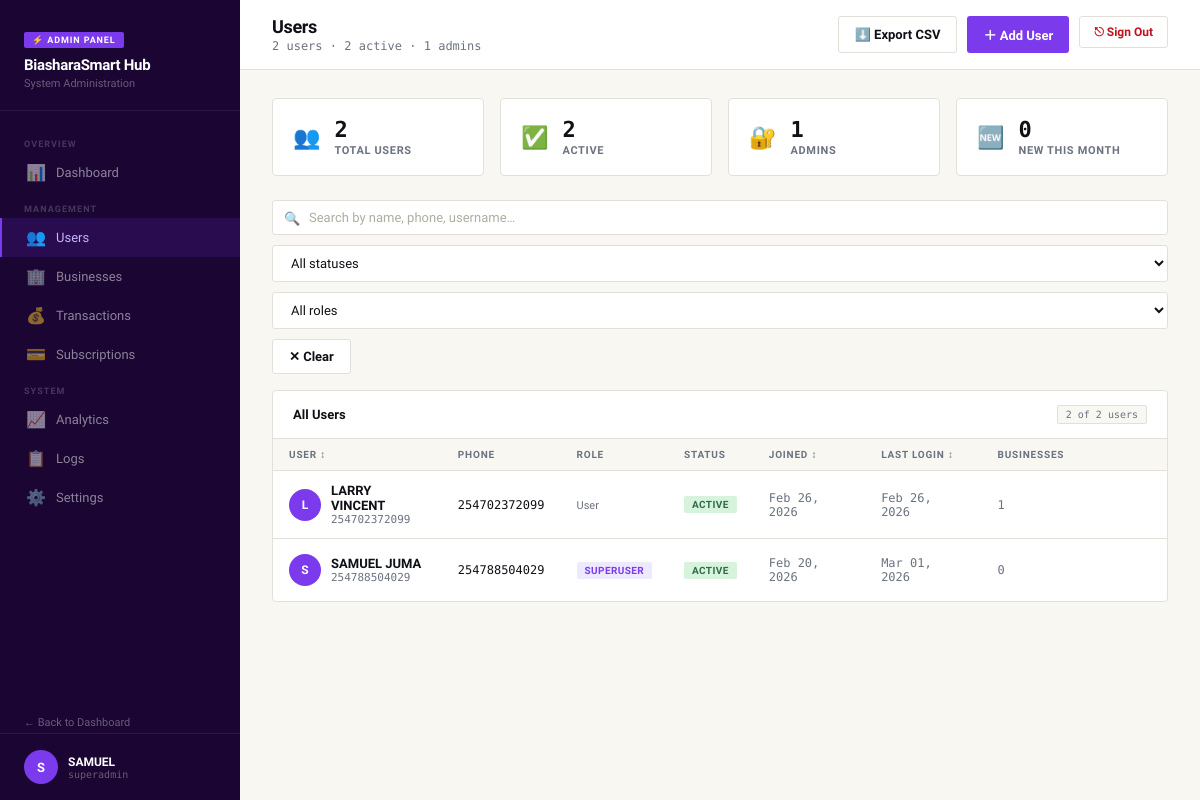
Page /admin-panel/users/ (signed in) on the earlier database version.
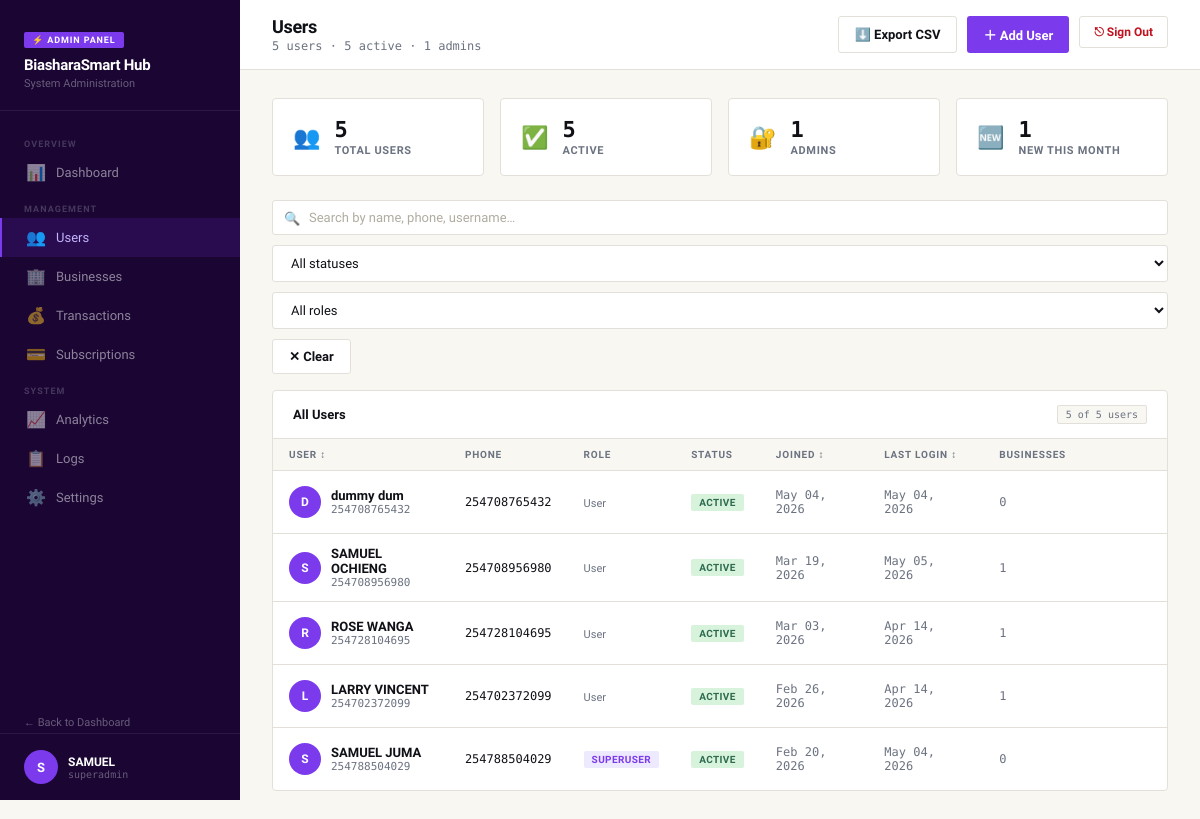
Same page on the later database version.
### accounts/models.py (models this page shows, shortened)
class User(AbstractUser):
    phone_number = models.CharField(max_length=15, unique=True)
    email = models.EmailField(unique=True, blank=True, null=True)
    is_phone_verified = models.BooleanField(default=False)
    otp_secret = models.CharField(max_length=32, blank=True)
    created_at = models.DateTimeField(auto_now_add=True)
    updated_at = models.DateTimeField(auto_now=True)
    has_seen_onboarding = models.BooleanField(default=False)
    USER_TYPE_CHOICES = (
        ('owner', 'Business Owner'),
        ('staff', 'Staff Member'),
    )
    user_type = models.CharField(max_length=10, choices=USER_TYPE_CHOICES, default='owner')
    SUBSCRIPTION_CHOICES = [
        ('free', 'Free'),
        ('pro', 'Pro'),
        ('enterprise', 'Enterprise'),
    ]
    subscription_plan   = models.CharField(max_length=20, choices=SUBSCRIPTION_CHOICES, default='free')
    subscription_status = models.CharField(max_length=20, default='active')
    subscription_end    = models.DateField(null=True, blank=True)
    USERNAME_FIELD = 'phone_number'
    REQUIRED_FIELDS = ['username', 'email']
    objects = UserManager()

### admin_panel/views.py (the view)
# urls.py: path('users/', staff_required(views.admin_users), name='admin-users'),
@login_required(login_url='/login/')
@staff_member_required(login_url='/login/')
def admin_users(request):
    from django.db.models import Count
    users = User.objects.all().annotate(
        businesses_count=Count('businesses', distinct=True)  # ← 'businesses' not 'business'
    ).order_by('-date_joined')
    now = timezone.now()
    this_month = users.filter(
        date_joined__year=now.year,
        date_joined__month=now.month
    ).count()
    return render(request, 'admin_panel/users.html', {
        'user': request.user,
        'all_users': users,
        'total_users': users.count(),
        'active_users': users.filter(is_active=True).count(),
        'admin_users': users.filter(is_staff=True).count(),
        'new_this_month': this_month,
    })

### admin_panel/templates/admin_panel/users.html (shortened to what this page needs)
<!DOCTYPE html>
<html lang="en">
<head>
</head>
<body>
<aside class="sidebar">
    <div class="sidebar-brand">
        <div class="brand-badge">⚡ Admin Panel</div>
        <div class="brand-name">BiasharaSmart Hub</div>
        <div class="brand-sub">System Administration</div>
    </div>
    <nav class="sidebar-nav">
        <div class="nav-section">Overview</div>
        <a class="nav-item" href="/admin-panel/"><span class="nav-icon">📊</span> Dashboard</a>
        <div class="nav-section">Management</div>
        <a class="nav-item active" href="/admin-panel/users/"><span class="nav-icon">👥</span> Users</a>
        <a class="nav-item" href="/admin-panel/businesses/"><span class="nav-icon">🏢</span> Businesses</a>
        <a class="nav-item" href="/admin-panel/transactions/"><span class="nav-icon">💰</span> Transactions</a>
        <a class="nav-item" href="/admin-panel/subscriptions/"><span class="nav-icon">💳</span> Subscriptions</a>
        <div class="nav-section">System</div>
        <a class="nav-item" href="/admin-panel/analytics/"><span class="nav-icon">📈</span> Analytics</a>
        <a class="nav-item" href="/admin-panel/logs/"><span class="nav-icon">📋</span> Logs</a>
        <a class="nav-item" href="/admin-panel/settings/"><span class="nav-icon">⚙️</span> Settings</a>
    </nav>
    <a class="back-link" href="/admin-panel/dashboard/">← Back to Dashboard</a>
    <div class="sidebar-footer">
        <div class="admin-pill">
            <div class="admin-avatar">{{ user.first_name|first|upper|default:"A" }}</div>
            <div class="admin-info">
                <div class="admin-name">{{ user.first_name|default:user.username }}</div>
                <div class="admin-role">superadmin</div>
            </div>
        </div>
    </div>
</aside>
<div class="main">
    <header class="topbar">
        <div class="topbar-left">
            <h2>Users</h2>
            <p id="topbarSub">Loading…</p>
        </div>
        <div class="topbar-right">
    <button class="btn btn-outline" onclick="exportCSV()">⬇️ Export CSV</button>
    <button class="btn btn-admin" onclick="openModal('addUserModal')">＋ Add User</button>
    <form method="post" action="/logout/">
        <button type="submit" style="
            display:inline-flex;align-items:center;gap:6px;
            padding:8px 14px;border-radius:3px;
            background:#fff;color:var(--error);
            border:1.5px solid var(--border);
            font-family:'Sora',sans-serif;font-size:12px;font-weight:600;
            cursor:pointer;transition:all 0.15s;"
            onmouseover="this.style.background='var(--error-pale)';this.style.borderColor='var(--error)';"
            onmouseout="this.style.background='#fff';this.style.borderColor='var(--border)';">
            ⎋ Sign Out
        </button>
    </form>
</div>
    </header>
    <div class="content">
        <div class="stats-row">
            <div class="stat-card">
                <div class="stat-icon">👥</div>
                <div><div class="stat-val" id="statTotal">{{ total_users }}</div><div class="stat-lbl">Total Users</div></div>
            </div>
            <div class="stat-card">
                <div class="stat-icon">✅</div>
                <div><div class="stat-val" id="statActive">{{ active_users }}</div><div class="stat-lbl">Active</div></div>
            </div>
            <div class="stat-card">
                <div class="stat-icon">🔐</div>
                <div><div class="stat-val" id="statAdmin">{{ admin_users }}</div><div class="stat-lbl">Admins</div></div>
            </div>
            <div class="stat-card">
                <div class="stat-icon">🆕</div>
                <div><div class="stat-val" id="statNew">{{ new_this_month }}</div><div class="stat-lbl">New This Month</div></div>
            </div>
        </div>
        <div class="toolbar">
            <div class="search-wrap">
                <span class="search-icon">🔍</span>
                <input type="text" id="searchInput" placeholder="Search by name, phone, username…" oninput="filterUsers()">
            </div>
            <select class="filter-select" id="statusFilter" onchange="filterUsers()">
                <option value="all">All statuses</option>
            </select>
            <select class="filter-select" id="roleFilter" onchange="filterUsers()">
                <option value="all">All roles</option>
            </select>
            <button class="btn btn-outline" onclick="clearFilters()">✕ Clear</button>
        </div>
        <div class="panel">
            <div class="panel-header">
                <h3>All Users</h3>
                <span class="panel-tag" id="userCount">Loading…</span>
            </div>
            <div style="overflow-x:auto;">
                <table>
                    <thead>
                        <tr>
                            <th onclick="sortBy('name')">User ↕</th>
                            <th>Phone</th>
                            <th>Role</th>
                            <th>Status</th>
                            <th onclick="sortBy('date_joined')">Joined ↕</th>
                            <th onclick="sortBy('last_login')">Last Login ↕</th>
                            <th>Businesses</th>
                            <th></th>
                        </tr>
                    </thead>
                    <tbody id="userBody">
    {% for u in all_users %}
    <tr>
        <td>
            <div class="user-cell">
                <div class="user-ava {% if not u.is_active %}inactive{% endif %}">
                    {{ u.first_name|first|upper|default:u.username|first|upper }}
                </div>
                <div>
                    <div class="user-full-name">{{ u.get_full_name|default:u.username }}</div>
                    <div class="user-username">{{ u.phone_number|default:u.username }}</div>
                </div>
            </div>
        </td>
        <td class="mono">{{ u.phone_number|default:"—" }}</td>
        <td>
            {% if u.is_superuser %}
                <span class="badge badge-admin">Superuser</span>
            {% elif u.is_staff %}
                <span class="badge badge-staff">Staff</span>
            {% else %}
                <span style="font-size:11px;color:var(--muted);">User</span>
            {% endif %}
        </td>
        <td>
            <span class="badge {% if u.is_active %}badge-active{% else %}badge-inactive{% endif %}">
                {% if u.is_active %}Active{% else %}Inactive{% endif %}
            </span>
        </td>
        <td class="mono" style="color:var(--muted);">{{ u.date_joined|date:"M d, Y" }}</td>
        <td class="mono" style="color:var(--muted);">{{ u.last_login|date:"M d, Y"|default:"Never" }}</td>
        <td class="mono" style="color:var(--muted);">{{ u.businesses_count }}</td>
        <td>
        </td>
    </tr>
    {% endfor %}
</tbody>
                </table>
            </div>
        </div>
    </div>
</div>
</body>
</html>

Differences in the rows shown:
changed User "SAMUEL JUMA": last_login "Mar 01, 2026" → "May 04, 2026"
added User: first_name|first "D", get_full_name "dummy dum", phone_number "254708765432", is_superuser "User", is_active "ACTIVE", date_joined "May 04, 2026", last_login "May 04, 2026", businesses_count "0"
added User: first_name|first "S", get_full_name "SAMUEL OCHIENG", phone_number "254708956980", is_superuser "User", is_active "ACTIVE", date_joined "Mar 19, 2026", last_login "May 05, 2026", businesses_count "1"
added User: first_name|first "R", get_full_name "ROSE WANGA", phone_number "254728104695", is_superuser "User", is_active "ACTIVE", date_joined "Mar 03, 2026", last_login "Apr 14, 2026", businesses_count "1"
changed User "LARRY VINCENT": last_login "Feb 26, 2026" → "Apr 14, 2026"
Other differences:
text written by a page script: "2 users · 2 active · 1 admins" → "5 users · 5 active · 1 admins"
{{ total_users }}: "2" → "5"
{{ active_users }}: "2" → "5"
{{ new_this_month }}: "0" → "1"
text written by a page script: "2 of 2 users" → "5 of 5 users"
